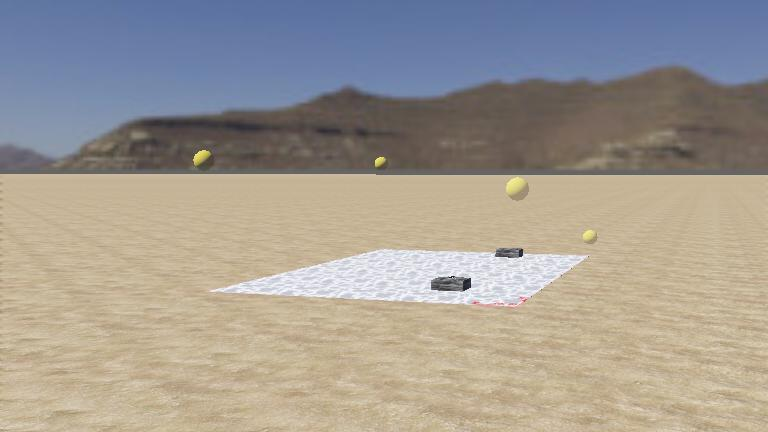
#> input picture worlds/.crazyflie_world_excercise.jpg, 768 x 432 px; its folder holds only this picture in this run
$ python -i my_assignment.py   (imports and definitions only)
#> lines starting #> are read from the running program, lines starting #| are printed output that depends on the picture; after the words box and inside, x2 and y2 are one past the last pixel; in counts of white or black regions, pixels touching at a corner belong together
#> further down, picture is the input picture: shape (432, 768, 3); mean B, G, R 146.3, 154.3, 160.8
import numpy as np
import cv2

# =============================================================================
# PARAMÈTRES CAMÉRA
# =============================================================================
CAM_WIDTH  = 324
CAM_HEIGHT = 244
CAM_FOV_H  = np.radians(90)
CAM_FOV_V  = np.radians(90 * CAM_HEIGHT / CAM_WIDTH)
CAM_FOCAL  = (CAM_WIDTH / 2.0) / np.tan(CAM_FOV_H / 2.0)   # Focale en pixels

# Taille réelle connue du gate (hauteur de l'ouverture, fixe)
GATE_REAL_HEIGHT = 0.4   # mètres
GATE_REAL_WIDTH  = 0.4   # largeur assumée (gates carrés selon les instructions)

# Matrice intrinsèque caméra (pas de distorsion en simulation)
CAM_K = np.array([[CAM_FOCAL, 0.0,       CAM_WIDTH  / 2.0],
                  [0.0,       CAM_FOCAL, CAM_HEIGHT / 2.0],
                  [0.0,       0.0,       1.0             ]], dtype=np.float32)

# Points 3D du gate dans son repère propre (centre à l'origine, plan Z=0)
# Ordre TL → TR → BR → BL  (Y croissant vers le bas en coords image)
_hw = GATE_REAL_WIDTH  / 2.0
_hh = GATE_REAL_HEIGHT / 2.0
GATE_OBJ_POINTS = np.array([[-_hw, -_hh, 0.0],   # TL
                             [ _hw, -_hh, 0.0],   # TR
                             [ _hw,  _hh, 0.0],   # BR
                             [-_hw,  _hh, 0.0]],  # BL
                            dtype=np.float32)

# =============================================================================
# PARAMÈTRES FILTRE HSV  (une seule plage, à ajuster selon l'éclairage)
# =============================================================================
HSV_LOWER_MAG1 = np.array([138,  20,  110])
HSV_UPPER_MAG1 = np.array([158, 210, 255])

MIN_CONTOUR_AREA = 20

NUM_GATES = 5
OVERFLY_ALT = 2.0          # altitude pour passer au-dessus du gate
CRUISE_ALT  = 1.5          # altitude de croisière normale
TAKEOFF_POS    = np.array([1.0, 4.0])   # position 2D fixe du pad de décollage [x=1, y=4]
CIRCUIT_CENTER = np.array([4.0, 4.0])  # centre fixe de l'arène (circle_centre dans main.py)


# =============================================================================
# HELPER : tri des 4 coins en ordre TL → TR → BR → BL
# =============================================================================
# [15 lines left out: function order_corners_2d, not called in this run]


# =============================================================================
# DÉTECTION HSV + COINS + solvePnP
# =============================================================================
def detect_gates(image):
    detections = []

    if image is None or image.size == 0:
        return detections, None, None

    if image.ndim == 3 and image.shape[2] == 4:
        img = cv2.cvtColor(image, cv2.COLOR_BGRA2BGR)
    else:
        img = image.copy()

    hsv = cv2.cvtColor(img, cv2.COLOR_BGR2HSV)
#> hsv: shape (432, 768, 3); mean H, S, V 45.1, 62.7, 175.1

    mask = cv2.inRange(hsv, HSV_LOWER_MAG1, HSV_UPPER_MAG1)
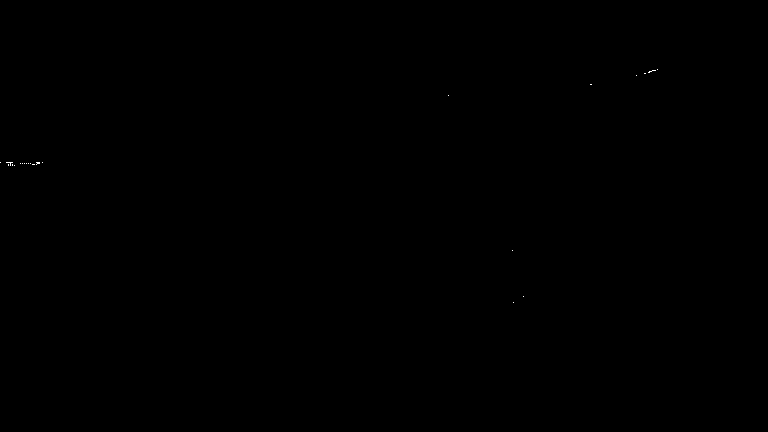
#> mask: shape (432, 768); 0.02% white in thin lines or dots, all inside (x1, y1, x2, y2) = (0, 69, 658, 303)

    # Fermeture minimale uniquement — pas de kernel_open pour ne pas
    # effacer les petits gates lointains.
    kernel_close = np.ones((3, 3), np.uint8)
    mask = cv2.morphologyEx(mask, cv2.MORPH_CLOSE, kernel_close)

    contours, _ = cv2.findContours(mask, cv2.RETR_EXTERNAL, cv2.CHAIN_APPROX_SIMPLE)
#> contours = 13 contours, all with area under 20
    debug_mask = np.zeros_like(img)
    angle_per_pixel = CAM_FOV_H / CAM_WIDTH

    for contour in contours:
        area = cv2.contourArea(contour)
        if area < MIN_CONTOUR_AREA:
            continue

        cv2.drawContours(debug_mask, [contour], -1, (255, 255, 255), 2)

        x, y, w, h = cv2.boundingRect(contour)

        M = cv2.moments(contour)
        if M["m00"] == 0:
            cx = x + w / 2.0
            cy = y + h / 2.0
        else:
            cx = M["m10"] / M["m00"]
            cy = M["m01"] / M["m00"]

        angle_h = (cx - CAM_WIDTH / 2.0) * angle_per_pixel
        angle_v = (CAM_HEIGHT / 2.0 - cy) * (CAM_FOV_V / CAM_HEIGHT)

        # Estimation de distance via hauteur apparente
        # D = (hauteur_réelle * focale) / hauteur_pixels
        dist_est = (GATE_REAL_HEIGHT * CAM_FOCAL) / h if h > 0 else None

        perimeter = cv2.arcLength(contour, closed=True)
        epsilon   = 0.04 * perimeter
        approx    = cv2.approxPolyDP(contour, epsilon, closed=True)
        corner_count = len(approx)
        has_4_corners = (corner_count == 4)

        # --- solvePnP + dessin des coins ordonnés ---
        pnp_dist    = None
        pnp_tvec    = None
        pnp_angle_h = None
        pnp_angle_v = None

        if has_4_corners:
            ordered = order_corners_2d(approx.reshape(4, 2))

            # Couleurs par rôle : TL=cyan, TR=orange, BR=rouge, BL=magenta
            corner_colors = [(0, 255, 255), (0, 165, 255), (0, 0, 255), (255, 0, 255)]
            for k, pt in enumerate(ordered):
                cv2.circle(debug_mask, tuple(pt.astype(int)), 6, corner_colors[k], -1)

            # solvePnP — IPPE : solution fermée optimale pour cibles planaires
            success, rvec, tvec = cv2.solvePnP(
                GATE_OBJ_POINTS, ordered, CAM_K, None,
                flags=cv2.SOLVEPNP_IPPE
            )
            if success:
                t = tvec.flatten()
                pnp_dist    = float(np.linalg.norm(t))
                pnp_tvec    = t
                # t[0]=droite, t[1]=bas, t[2]=profondeur  (conv. OpenCV)
                # angle horizontal (+ = gate à droite de l'axe caméra)
                pnp_angle_h = float(np.arctan2(t[0], t[2]))
                # angle vertical   (+ = gate au-dessus de l'horizon)
                pnp_angle_v = float(np.arctan2(-t[1], t[2]))

        # Dessiner le centroïde (point vert)
        cv2.circle(debug_mask, (int(cx), int(cy)), 5, (0, 255, 0), -1)

        detections.append({
            'cx': cx, 'cy': cy,
            'x': x, 'y': y, 'w': w, 'h': h,
            'area': area,
            'angle_h': angle_h,
            'angle_v': angle_v,
            'dist_est': dist_est,
            'has_4_corners': has_4_corners,
            'corner_count':  corner_count,
            'corners': approx if has_4_corners else None,
            # --- nouvelles valeurs issues de solvePnP ---
            'pnp_dist':    pnp_dist,
            'pnp_tvec':    pnp_tvec,
            'pnp_angle_h': pnp_angle_h,
            'pnp_angle_v': pnp_angle_v,
        })
#> this loop made 13 passes
#> (contour, area) on passes 1, 2, 3, 4, 7, 8, 9, 10, 11, 13: ([[513, 302]], 0), ([[523, 296]], 0), ([[512, 250]], 0), ([[20, 163], [30, 163]], 0), ([[0, 162]], 0), ([[448, 95]], 0), ([[590, 84], [591, 84]], 0), ([[636, 75]], 0), ([[644, 73], [645, 73]], 0), ([[657, 69]], 0)
#> area on passes 5, 6, 12: 4.5, 13, 1
#> debug_mask: shape (432, 768, 3); every value is 0
#> after the loop, detections = []

    detections.sort(key=lambda d: d['area'], reverse=True)
    return detections, debug_mask, mask


# =============================================================================
# ASSIGNMENT
# =============================================================================
class MyAssignment:
    def __init__(self):
        # États :
        # takeoff      → monter à CRUISE_ALT
        # turn_90      → tourner face au mur
        # scan_ccw     → tourner CCW jusqu'à 4 coins + noir droite
        # refine       → continuer jusqu'à noir gauche aussi → estimer position gate
        # approach     → servo visuel : centrer + avancer, accumuler centroïde
        # fly_through  → avancer à hauteur du gate pour passer dedans + point de sortie
        # scan_clear   → tourner CW jusqu'à plus de magenta visible, puis CCW
        # lap2         → voler à travers les gates connus rapidement
        self.state = 'takeoff'
        self.debug_mask = None

        self.yaw_90_target = None

        # Suivi refine
        self.best_area    = 0.0
        self.best_angle_h = None
        self.refine_shrink_count = 0

        # Timeout scan_ccw : si on tourne depuis longtemps sans voir 4 coins,
        # on accepte le plus gros contour comme fallback
        self.scan_frames = 0

        # Stop-and-detect en scan_ccw :
        # Le drone alterne entre rotation (SCAN_ROT_FRAMES frames) et pause
        # (SCAN_PAUSE_FRAMES frames) pour laisser l'image se stabiliser avant
        # de tenter la détection. Détection uniquement pendant la pause.
        self.scan_phase        = 'rotate'   # 'rotate' ou 'pause'
        self.scan_phase_frames = 0          # frames écoulées dans la phase courante

        self.scan_start_yaw    = None
        self.scan_advance_done = False

        # Position estimée du gate courant (lissée)
        self.gate_rough_pos  = None
        self.lost_count      = 0
        self.last_good_yaw   = None

        # Stockage des gates détectés (lap 1)
        self.gate_positions = []        # liste de np.array([x, y, z])
        self.current_gate_idx = 0

        # Variables pour les laps rapides (lap 2 et 3)
        self.lap2_gate_idx  = 0
        self.lap2_lap_count = 0

        # Trajectoire polynomiale min-snap pour lap2
        self.trajectory      = None   # dict {'polys': [...], 'durations': [...], 'total_time': T}
        self.traj_start_time = None   # temps simulation au démarrage de la trajectoire
        self.last_time       = 0.0

        # Position réelle au sol enregistrée au premier step (plus fiable que TAKEOFF_POS)
        self.takeoff_pos_recorded = None

    # [705 lines left out: functions _reset_for_next_gate, _estimate_gate_normal, _compute_min_snap_segment, _eval_poly, _compute_trajectory, _sample_trajectory and 4 more, not called in this run]

    def _normalize_angle(self, angle):
        return (angle + np.pi) % (2 * np.pi) - np.pi

    def _angle_diff(self, target, current):
        return self._normalize_angle(target - current)


# =============================================================================
# Interface avec main.py
# =============================================================================
_controller = MyAssignment()

def get_command(sensor_data, camera_data, dt):
    return _controller.compute_command(sensor_data, camera_data, dt)

def get_debug_mask():
    return _controller.debug_mask

# [7 lines left out: function get_map_data, not called in this run]

>>> import cv2
>>> picture = cv2.imread('worlds/.crazyflie_world_excercise.jpg')
>>> result = detect_gates(picture)
